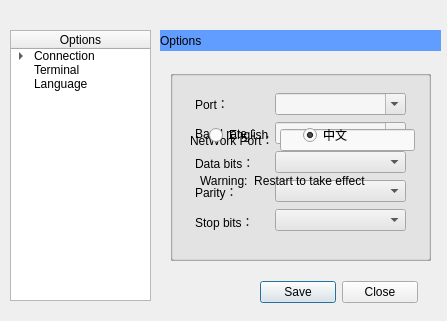
<?xml version="1.0" encoding="UTF-8"?>
<ui version="4.0">
 <class>SessionOptions</class>
 <widget class="QDialog" name="SessionOptions">
  <property name="geometry">
   <rect>
    <x>0</x>
    <y>0</y>
    <width>447</width>
    <height>321</height>
   </rect>
  </property>
  <property name="windowTitle">
   <string>Session Options</string>
  </property>
  <property name="windowIcon">
   <iconset resource="resource.qrc">
    <normaloff>:/resource/ico/conf.png</normaloff>:/resource/ico/conf.png</iconset>
  </property>
  <widget class="QTreeWidget" name="treeWdtOptions">
   <property name="geometry">
    <rect>
     <x>10</x>
     <y>30</y>
     <width>141</width>
     <height>271</height>
    </rect>
   </property>
   <property name="locale">
    <locale language="Chinese" country="China"/>
   </property>
   <property name="frameShadow">
    <enum>QFrame::Sunken</enum>
   </property>
   <property name="lineWidth">
    <number>1</number>
   </property>
   <property name="autoExpandDelay">
    <number>-1</number>
   </property>
   <property name="rootIsDecorated">
    <bool>true</bool>
   </property>
   <property name="uniformRowHeights">
    <bool>false</bool>
   </property>
   <property name="itemsExpandable">
    <bool>true</bool>
   </property>
   <property name="sortingEnabled">
    <bool>false</bool>
   </property>
   <property name="animated">
    <bool>false</bool>
   </property>
   <property name="allColumnsShowFocus">
    <bool>false</bool>
   </property>
   <property name="wordWrap">
    <bool>false</bool>
   </property>
   <property name="headerHidden">
    <bool>false</bool>
   </property>
   <property name="expandsOnDoubleClick">
    <bool>true</bool>
   </property>
   <column>
    <property name="text">
     <string>Options</string>
    </property>
    <property name="textAlignment">
     <set>AlignHCenter|AlignVCenter|AlignCenter</set>
    </property>
   </column>
   <item>
    <property name="text">
     <string>Connection</string>
    </property>
    <item>
     <property name="text">
      <string>Serial</string>
     </property>
    </item>
    <item>
     <property name="text">
      <string>NetWork</string>
     </property>
    </item>
   </item>
   <item>
    <property name="text">
     <string>Terminal</string>
    </property>
   </item>
   <item>
    <property name="text">
     <string>Language</string>
    </property>
   </item>
  </widget>
  <widget class="QLabel" name="labelTital">
   <property name="geometry">
    <rect>
     <x>160</x>
     <y>30</y>
     <width>281</width>
     <height>21</height>
    </rect>
   </property>
   <property name="styleSheet">
    <string notr="true">background-color: rgb(96, 157, 255);
font: 75 10pt &quot;Times New Roman&quot;;</string>
   </property>
   <property name="text">
    <string>Options</string>
   </property>
  </widget>
  <widget class="QGroupBox" name="grpBoxSerial">
   <property name="geometry">
    <rect>
     <x>170</x>
     <y>70</y>
     <width>261</width>
     <height>191</height>
    </rect>
   </property>
   <property name="title">
    <string/>
   </property>
   <widget class="QWidget" name="layoutWidget">
    <property name="geometry">
     <rect>
      <x>105</x>
      <y>22</y>
      <width>131</width>
      <height>141</height>
     </rect>
    </property>
    <layout class="QVBoxLayout" name="verticalLayout_2">
     <item>
      <widget class="QComboBox" name="cmbBoxPort">
       <property name="editable">
        <bool>true</bool>
       </property>
      </widget>
     </item>
     <item>
      <widget class="QComboBox" name="cmbBoxBaudRate">
       <property name="editable">
        <bool>true</bool>
       </property>
       <property name="currentIndex">
        <number>-1</number>
       </property>
      </widget>
     </item>
     <item>
      <widget class="QComboBox" name="cmbBoxDataBits"/>
     </item>
     <item>
      <widget class="QComboBox" name="cmbBoxParity"/>
     </item>
     <item>
      <widget class="QComboBox" name="cmbBoxStopBits"/>
     </item>
    </layout>
   </widget>
   <widget class="QWidget" name="layoutWidget1">
    <property name="geometry">
     <rect>
      <x>25</x>
      <y>22</y>
      <width>68</width>
      <height>141</height>
     </rect>
    </property>
    <layout class="QVBoxLayout" name="verticalLayout">
     <item>
      <widget class="QLabel" name="labelPort">
       <property name="text">
        <string>Port：</string>
       </property>
      </widget>
     </item>
     <item>
      <widget class="QLabel" name="labelBaudRate">
       <property name="text">
        <string>Baud rate：</string>
       </property>
      </widget>
     </item>
     <item>
      <widget class="QLabel" name="labelDataBits">
       <property name="text">
        <string>Data bits：</string>
       </property>
      </widget>
     </item>
     <item>
      <widget class="QLabel" name="labelParity">
       <property name="text">
        <string>Parity：</string>
       </property>
      </widget>
     </item>
     <item>
      <widget class="QLabel" name="labelStopBits">
       <property name="text">
        <string>Stop bits：</string>
       </property>
      </widget>
     </item>
    </layout>
   </widget>
  </widget>
  <widget class="QWidget" name="layoutWidget2">
   <property name="geometry">
    <rect>
     <x>260</x>
     <y>280</y>
     <width>158</width>
     <height>25</height>
    </rect>
   </property>
   <layout class="QHBoxLayout" name="horizontalLayout">
    <item>
     <widget class="QPushButton" name="buttonSave">
      <property name="text">
       <string>Save</string>
      </property>
     </widget>
    </item>
    <item>
     <widget class="QPushButton" name="buttonClose">
      <property name="text">
       <string>Close</string>
      </property>
     </widget>
    </item>
   </layout>
  </widget>
  <widget class="QGroupBox" name="groBoxNET">
   <property name="geometry">
    <rect>
     <x>170</x>
     <y>70</y>
     <width>261</width>
     <height>191</height>
    </rect>
   </property>
   <property name="title">
    <string/>
   </property>
   <widget class="QWidget" name="layoutWidget3">
    <property name="geometry">
     <rect>
      <x>20</x>
      <y>59</y>
      <width>225</width>
      <height>22</height>
     </rect>
    </property>
    <layout class="QHBoxLayout" name="horizontalLayout_3">
     <item>
      <widget class="QLabel" name="labelPort_IP">
       <property name="text">
        <string>NetWork Port：</string>
       </property>
      </widget>
     </item>
     <item>
      <widget class="QLineEdit" name="lineEditPort"/>
     </item>
    </layout>
   </widget>
  </widget>
  <widget class="QGroupBox" name="groBoxLanguage">
   <property name="geometry">
    <rect>
     <x>170</x>
     <y>70</y>
     <width>261</width>
     <height>191</height>
    </rect>
   </property>
   <property name="title">
    <string/>
   </property>
   <widget class="QWidget" name="layoutWidget4">
    <property name="geometry">
     <rect>
      <x>39</x>
      <y>56</y>
      <width>181</width>
      <height>18</height>
     </rect>
    </property>
    <layout class="QHBoxLayout" name="horizontalLayout_2">
     <item>
      <widget class="QRadioButton" name="radioButEN">
       <property name="text">
        <string>English</string>
       </property>
      </widget>
     </item>
     <item>
      <widget class="QRadioButton" name="radioButCN">
       <property name="text">
        <string>中文</string>
       </property>
       <property name="checked">
        <bool>true</bool>
       </property>
      </widget>
     </item>
    </layout>
   </widget>
   <widget class="QLabel" name="labelWarning">
    <property name="geometry">
     <rect>
      <x>30</x>
      <y>100</y>
      <width>201</width>
      <height>21</height>
     </rect>
    </property>
    <property name="text">
     <string>Warning:  Restart to take effect</string>
    </property>
   </widget>
  </widget>
  <widget class="QLabel" name="labelMsg">
   <property name="geometry">
    <rect>
     <x>172</x>
     <y>282</y>
     <width>81</width>
     <height>21</height>
    </rect>
   </property>
   <property name="text">
    <string/>
   </property>
  </widget>
  <widget class="QGroupBox" name="groBoxTerminal">
   <property name="geometry">
    <rect>
     <x>170</x>
     <y>70</y>
     <width>261</width>
     <height>191</height>
    </rect>
   </property>
   <property name="title">
    <string/>
   </property>
  </widget>
 </widget>
 <resources>
  <include location="resource.qrc"/>
 </resources>
 <connections/>
</ui>
